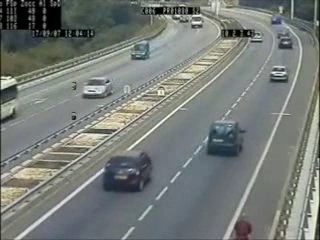
#> input picture frame 75 of Tutorials/树莓派5 AI智能视觉套件/Images/cars.avi, 320 x 240 px, given in place of walking.avi, which was not available
$ jupyter execute --allow-errors '4.OpenCV读取显示和保存视频.ipynb'   (text cells are left out)
#> lines starting #> are read from the running program, lines starting #| are printed output that depends on the picture
[cell 1]
# 载入库
import cv2

def bgr8_to_jpeg(value, quality=75):
    return bytes(cv2.imencode('.jpg', value)[1])

# 线程函数操作库
import threading # 线程
import ctypes
import inspect

[cell 2]
import traitlets
import ipywidgets.widgets as widgets
from IPython.display import display
makerobo_image = widgets.Image(format='jpeg', width=640, height=480)
display(makerobo_image)

[cell 3]
def _async_raise(tid, exctype):
    tid = ctypes.c_long(tid)
    if not inspect.isclass(exctype):
        exctype = type(exctype)
    res = ctypes.pythonapi.PyThreadState_SetAsyncExc(tid, ctypes.py_object(exctype))
    if res == 0:
        raise ValueError("invalid thread id")
    elif res != 1:
        ctypes.pythonapi.PyThreadState_SetAsyncExc(tid, None)
        raise SystemError("PyThreadState_SetAsyncExc failed")

def stop_thread(thread):
    _async_raise(thread.ident, SystemExit)

[cell 4]
import numpy as np
import time
import ipywidgets.widgets as widgets
import libcamera
from picamera2 import Picamera2

#> (the rest of this cell did not finish here and is left out)

#> (a cell that did not finish here is left out)

#> (a cell that did not finish here is left out)

[cell 7]
# -*- coding: utf-8 -*-
def bgr8_to_jpeg(value, quality=75):
    return bytes(cv2.imencode('.jpg', value)[1])

import numpy as np
import cv2

[cell 8]
import traitlets
import ipywidgets.widgets as widgets
from IPython.display import display
face_image = widgets.Image(format='jpeg', width=640, height=480)
display(face_image)

[cell 9]
cap = cv2.VideoCapture('./images/walking.avi')

while cap.isOpened():
    ret, frame = cap.read()
#> frame is the input picture: shape (240, 320, 3); mean B, G, R 120, 123.9, 118.8
    # 如果正确读取帧，ret为True
    if not ret:
        print("Can't receive frame (stream end?). Exiting ...")
        break
    frame = cv2.flip(frame,4)
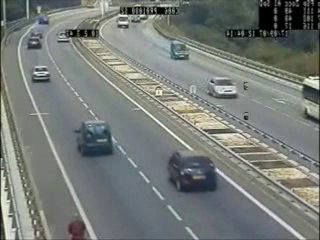
#> frame: shape (240, 320, 3); mean B, G, R 120, 123.9, 118.8
    face_image.value = bgr8_to_jpeg(frame)


$ run again, starting later in the video
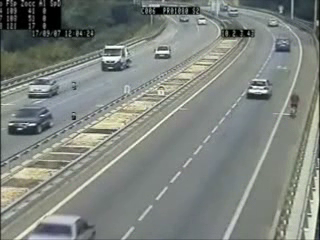
#> input picture frame 337 of Tutorials/树莓派5 AI智能视觉套件/Images/cars.avi, 320 x 240 px, given in place of walking.avi, which was not available
#> frame is the input picture: shape (240, 320, 3); mean B, G, R 126.3, 131.7, 126
#> `frame = cv2.flip(frame,4)`:
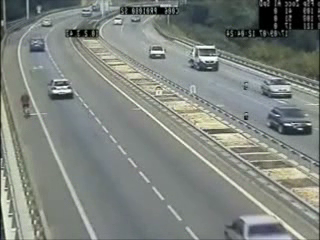
#> frame: shape (240, 320, 3); mean B, G, R 126.3, 131.7, 126

$ run again, starting later in the video
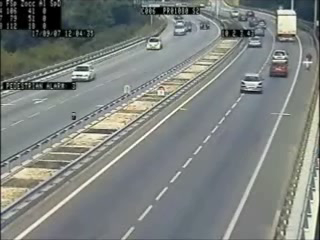
#> input picture frame 600 of Tutorials/树莓派5 AI智能视觉套件/Images/cars.avi, 320 x 240 px, given in place of walking.avi, which was not available
#> frame is the input picture: shape (240, 320, 3); mean B, G, R 126.6, 129.8, 124.9
#> `frame = cv2.flip(frame,4)`:
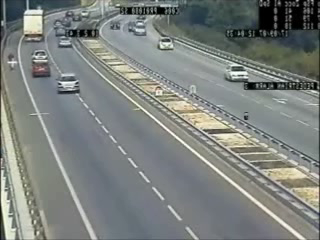
#> frame: shape (240, 320, 3); mean B, G, R 126.6, 129.8, 124.9
